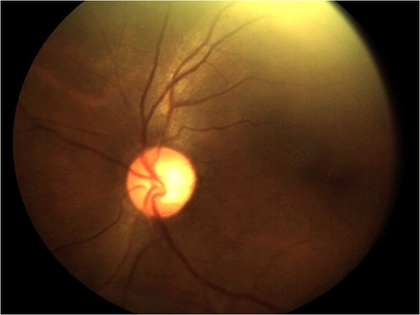
%> input picture 2.jpg, 420 x 315 px, shrunk from 802 x 602 before the run
$ octave main_program.m   (GNU Octave 9; MATLAB toolbox functions it lacks are replaced by stand-ins)
%> lines starting %> are read from the running program, lines starting %| are printed output that depends on the picture
### region_intensity.m
function [ total_intensity, pixel_count] = region_intensity(image,center,radius)

%Function computes the sum of intensity values of all the pixels in a
%circle defined by the following inputs:

%%Inputs:
%image: The function takes as input the image in grayscale format
%center: center of the circle
%radius: radius of the circle

%%Outputs:
%total_intensity: Sum of intensities of all pixels inside the circle
%pixel_count: Number of pixels inside the circle

image=double(image);
total_intensity=0;
start1=floor(center(1)-radius-1);
finish1=floor(center(1)+radius+1);
start2=ceil(center(2)-radius-1);
finish2=ceil(center(2)+radius+1);

pixel_count=0;

for i=start1:finish1
    for j=start2:finish2
        if sqrt( (i-center(1))^2 + (j-center(2))^2) < radius
            total_intensity=total_intensity+image(i,j);
            pixel_count=pixel_count+1;
            %image(i,j)=255;
        end
    end
end

%imshow(image);
%CODE END


%%%%%%%%%%%%%%%%%%%%%%%%%%%%%%%%%%%%%%%%%%%%%%%%%%%%%%%%%%%%%%%%%%%%%%%%%%%%%%
% [13 lines of commented-out code are left out]


%%%%%%%%%%%%%%%%%%%%%%%%%%%%%%%%%%%%%%%%%%%%%%%%%%%%%%%%%%%%%%%%%%%%%%%%%%%%%5


%%%%%%%%%%%%%%%%%%%%%%%%%%%%%%%%%%%%%%%%%%%%%%%%%%%%%%%%%%%%%%%%%%%%%%%%%%%%%%%%%%%%


% [23 lines of commented-out code are left out]

### snake_energy.m
function [ energy ] = snake_energy(image,center, radius, alpha)
% Function computes the energy difference between the outer radius and the
% inner radius of the snakuscule. The difference in energy is later
% normalised by dividing by number of pixels.

%%Inputs:
%image: Image to be worked upon. Grayscale format
%center: Center of the concentric circles
%radius: Radius of inner circle
%alpha: floating value grater that 1. outer_radius=sqrt(alpha)*inner_radius

%%Outputs:
%energy: Energy difference between outer circle and inner circle. Energy
%should be negative if bright contour is detected.

[energy_large,pixel_count_larger]      = region_intensity(image, center, sqrt(alpha)*radius);
[energy_small, pixel_count_smaller]    = region_intensity(image, center,radius);
normalise_larger                       = energy_large/pixel_count_larger;
normalise_smaller                      = energy_small/pixel_count_smaller;
%disp(pixel_count_larger)
%disp(pixel_count_smaller)
energy=normalise_larger-normalise_smaller;
end
% [10 lines of commented-out code are left out]

### main_program.m
close all
clear all
clc

%global image;
%% Define the variables

ang=0:0.01:2*pi; %Angles defined for plotting circles later
cosarray=cos(ang); %Cos(Angles) defined early to decrease computation requirement
sinarray=sin(ang); %Sin(Angles)
%angle_array=[cos(ang), sin(ang)];

im=imread('2.jpg');
%> im is the input picture: size 315x420x3 uint8; mean R, G, B 82.3, 54.4, 25.7
im=im(1:2:size(im,1),1:2:size(im,2),:); %Decrease the size of pixels to increase speed
%> im: size 158x210x3 uint8
im_orig=im; %copy
im=rgb2gray(im); %Convert to grayscale
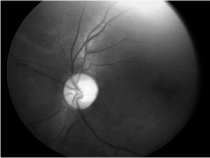
%> im: size 158x210 uint8; min 0, max 252, mean 60.1
%> the run ends on the next line
%filename: 1.jpg  Center: (100,150)
%filename: 2.jpg  Center: (150,150)
%filename: 3.jpg  Center: (150,100)
center=[130,150]; %Initial center of snakuscule circle. Modify the center according the
%image you input as mentioned above
alpha=2; % alpha defines the ratio of outer radius by inner radius.
% Outer_radius/Inner_radius=sqrt(alpha)
% alpha has to be greater than 1.
radius=20; %Initial inner radius of snakuscule

%% Starting the iterations
for iter=1:80 %Random number of iterations until snakuscule captures the bright contour
 %disp( iter)
%% Calculate the differentials of energy w.r.t x, y and radius

    diff_xpos=snake_energy(im, [center(1),center(2)+1], radius, alpha)- snake_energy(im, center, radius, alpha);
    diff_xneg=snake_energy(im, [center(1),center(2)-1], radius, alpha)- snake_energy(im, center, radius, alpha);
    diff_ypos=snake_energy(im, [center(1)+1,center(2)], radius, alpha)- snake_energy(im, center, radius, alpha);

$ run again, with 1.jpg copied over 2.jpg
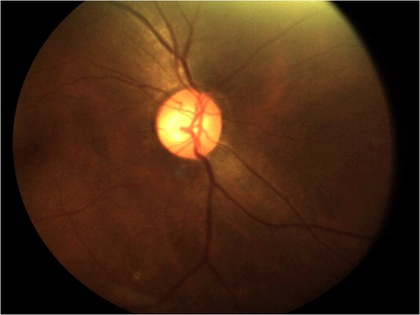
%> input picture 1.jpg, 420 x 315 px, shrunk from 802 x 602 before the run
%> im is the input picture: size 315x420x3 uint8; mean R, G, B 70.6, 41.6, 20
%> `im=rgb2gray(im);`:
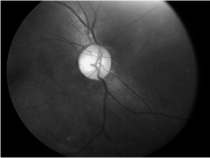
%> im: size 158x210 uint8; min 0, max 247, mean 48.5

$ run again, with 3.jpg copied over 2.jpg
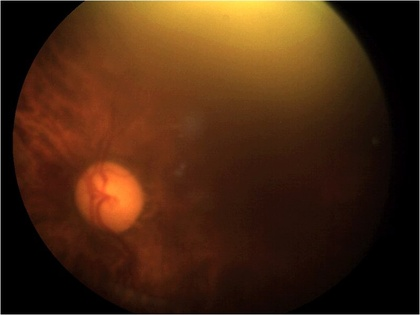
%> input picture 3.jpg, 420 x 315 px, shrunk from 802 x 602 before the run
%> im is the input picture: size 315x420x3 uint8; mean R, G, B 72.9, 40.3, 17.2
%> `im=rgb2gray(im);`:
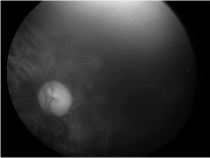
%> im: size 158x210 uint8; min 0, max 236, mean 48.1
